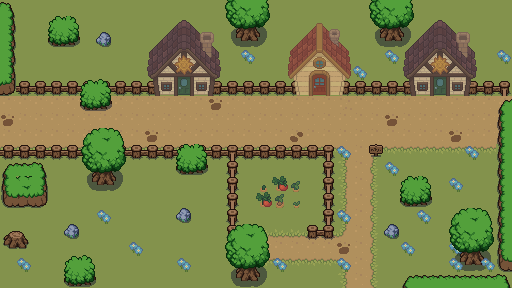

Tiled map render using the project's own tile images. Description and the map definition, with tile-layer contents summarised, below:
An orthogonal 32x18 tile map with 16x16 px tiles, 3 tile layers (ground, bgd_1, fgd_1), 4 tilesets and 53 objects (5x Chicken, 4x Slime, Player, Chest).

<map version="1.10" tiledversion="1.10.1" orientation="orthogonal" renderorder="right-down" width="32" height="18" tilewidth="16" tileheight="16" infinite="0" nextlayerid="6" nextobjectid="57">
 <properties>
  <property name="music" value="audio/fields.ogg" />
 </properties>
 <tileset firstgid="1" name="map" tilewidth="16" tileheight="16" spacing="6" margin="3" tilecount="121" columns="11">
  <image source="map.png" width="242" height="242" />
  <tile id="3">
   <objectgroup draworder="index" id="2">
    <object id="1" x="0" y="10.125" width="16" height="5.875" />
   </objectgroup>
  </tile>
  <tile id="14">
   <objectgroup draworder="index" id="2">
    <object id="1" x="0" y="1" width="16" height="15" />
   </objectgroup>
  </tile>
  <tile id="15">
   <objectgroup draworder="index" id="2">
    <object id="1" x="0" y="0" width="4.375" height="9.375" />
   </objectgroup>
  </tile>
  <tile id="16">
   <objectgroup draworder="index" id="2">
    <object id="1" x="0" y="0" width="13" height="9" />
   </objectgroup>
  </tile>
  <tile id="17">
   <objectgroup draworder="index" id="2">
    <object id="1" x="0" y="7" width="11" height="9" />
   </objectgroup>
  </tile>
  <tile id="22">
   <objectgroup draworder="index" id="2">
    <object id="1" x="0" y="1" width="15" height="15" />
   </objectgroup>
  </tile>
  <tile id="23">
   <objectgroup draworder="index" id="2">
    <object id="1" x="2" y="0" width="13" height="16" />
   </objectgroup>
  </tile>
  <tile id="24">
   <objectgroup draworder="index" id="2">
    <object id="1" x="0" y="2" width="16" height="13" />
   </objectgroup>
  </tile>
  <tile id="26">
   <objectgroup draworder="index" id="2">
    <object id="1" x="0" y="1" width="15" height="15" />
   </objectgroup>
  </tile>
  <tile id="27">
   <objectgroup draworder="index" id="2">
    <object id="1" x="0" y="0" width="15" height="16" />
   </objectgroup>
  </tile>
  <tile id="28">
   <objectgroup draworder="index" id="2">
    <object id="1" x="2" y="1" width="13" height="15" />
   </objectgroup>
  </tile>
  <tile id="29">
   <objectgroup draworder="index" id="2">
    <object id="1" x="2" y="0" width="13" height="16" />
   </objectgroup>
  </tile>
  <tile id="33">
   <objectgroup draworder="index" id="2">
    <object id="1" x="0" y="0" width="15" height="16" />
   </objectgroup>
  </tile>
  <tile id="35">
   <objectgroup draworder="index" id="2">
    <object id="1" x="1" y="0" width="14" height="13" />
   </objectgroup>
  </tile>
  <tile id="37">
   <objectgroup draworder="index" id="2">
    <object id="1" x="0" y="0" width="16" height="16" />
   </objectgroup>
  </tile>
  <tile id="44">
   <objectgroup draworder="index" id="2">
    <object id="1" x="0" y="0" width="16" height="9" />
   </objectgroup>
  </tile>
  <tile id="51">
   <objectgroup draworder="index" id="2">
    <object id="1" x="0" y="0" width="15" height="15" />
   </objectgroup>
  </tile>
  <tile id="55">
   <objectgroup draworder="index" id="2">
    <object id="1" x="0" y="1" width="16" height="15" />
   </objectgroup>
  </tile>
  <tile id="56">
   <objectgroup draworder="index" id="2">
    <object id="1" x="0" y="0" width="16" height="16" />
   </objectgroup>
  </tile>
  <tile id="58">
   <objectgroup draworder="index" id="2">
    <object id="1" x="0" y="0" width="16" height="16" />
   </objectgroup>
  </tile>
  <tile id="59">
   <objectgroup draworder="index" id="2">
    <object id="1" x="2" y="3" width="14" height="13" />
   </objectgroup>
  </tile>
  <tile id="66">
   <objectgroup draworder="index" id="2">
    <object id="1" x="0" y="0" width="16" height="16" />
   </objectgroup>
  </tile>
  <tile id="71">
   <objectgroup draworder="index" id="2">
    <object id="1" x="0" y="0" width="16" height="16" />
   </objectgroup>
  </tile>
  <tile id="72">
   <objectgroup draworder="index" id="2">
    <object id="1" x="11.75" y="0" width="4.25" height="6" />
   </objectgroup>
  </tile>
  <tile id="75">
   <objectgroup draworder="index" id="2">
    <object id="1" x="1" y="0" width="15" height="16" />
   </objectgroup>
  </tile>
  <tile id="76">
   <objectgroup draworder="index" id="2">
    <object id="1" x="0" y="0" width="16" height="16" />
   </objectgroup>
  </tile>
  <tile id="79">
   <objectgroup draworder="index" id="2">
    <object id="1" x="1" y="0" width="15" height="16" />
   </objectgroup>
  </tile>
  <tile id="84">
   <objectgroup draworder="index" id="2">
    <object id="1" x="2" y="0" width="14" height="16" />
   </objectgroup>
  </tile>
  <tile id="85">
   <objectgroup draworder="index" id="2">
    <object id="1" x="0" y="2" width="15" height="14" />
   </objectgroup>
  </tile>
  <tile id="89">
   <objectgroup draworder="index" id="2">
    <object id="1" x="2" y="0" width="14" height="16" />
   </objectgroup>
  </tile>
  <tile id="98">
   <objectgroup draworder="index" id="2">
    <object id="1" x="0" y="0" width="16" height="15" />
   </objectgroup>
  </tile>
  <tile id="102">
   <objectgroup draworder="index" id="2">
    <object id="1" x="2" y="1" width="14" height="15" />
   </objectgroup>
  </tile>
  <tile id="106">
   <objectgroup draworder="index" id="2">
    <object id="1" x="0" y="0" width="16" height="15" />
   </objectgroup>
  </tile>
  <tile id="107">
   <objectgroup draworder="index" id="2">
    <object id="1" x="2" y="1" width="13" height="15" />
   </objectgroup>
  </tile>
  <tile id="113">
   <objectgroup draworder="index" id="2">
    <object id="1" x="0" y="3" width="16" height="13" />
   </objectgroup>
  </tile>
  <tile id="115">
   <objectgroup draworder="index" id="2">
    <object id="1" x="11.5" y="11.625" width="4.5" height="4.375" />
   </objectgroup>
  </tile>
  <tile id="116">
   <objectgroup draworder="index" id="2">
    <object id="1" x="3" y="0" width="13" height="9" />
   </objectgroup>
  </tile>
  <tile id="117">
   <objectgroup draworder="index" id="2">
    <object id="1" x="3" y="7" width="13" height="9" />
   </objectgroup>
  </tile>
  <tile id="118">
   <objectgroup draworder="index" id="2">
    <object id="1" x="0" y="12" width="2.375" height="4" />
   </objectgroup>
  </tile>
  <tile id="119">
   <objectgroup draworder="index" id="2">
    <object id="1" x="2" y="1" width="14" height="15" />
   </objectgroup>
  </tile>
 </tileset>
 <tileset firstgid="122" name="entities" tilewidth="32" tileheight="32" tilecount="4" columns="0">
  <grid orientation="orthogonal" width="1" height="1" />
  <tile id="1">
   <image width="32" height="32" source="player.png" />
  </tile>
  <tile id="2">
   <image width="32" height="32" source="slime.png" />
  </tile>
  <tile id="3">
   <image width="20" height="20" source="chest.png" />
  </tile>
  <tile id="4">
   <image width="16" height="16" source="chicken.png" />
  </tile>
 </tileset>
 <tileset firstgid="127" source="entities.tsx" />
 <tileset firstgid="134" source="map1.tsx" />
 <layer id="1" name="ground" width="32" height="18">
  <data>[576 cells, 576 non-empty, 12 distinct tile ids]</data>
 </layer>
 <layer id="2" name="bgd_1" width="32" height="18">
  <data>[576 cells, 154 non-empty, 36 distinct tile ids]</data>
 </layer>
 <layer id="3" name="fgd_1" width="32" height="18">
  <data>[576 cells, 118 non-empty, 54 distinct tile ids]</data>
 </layer>
 <objectgroup id="4" name="entities">
  <object id="3" name="Slime" gid="124" x="49.3327" y="139.75" width="32" height="32" />
  <object id="6" name="Slime" gid="124" x="130.833" y="196.333" width="32" height="32" />
  <object id="7" name="Slime" gid="124" x="344" y="177.5" width="32" height="32" />
  <object id="9" name="Player" gid="129" x="13.5" y="134.75" width="32" height="32" />
  <object id="26" name="Chest" gid="125" x="241.333" y="177.333" width="16" height="16" />
  <object id="29" name="Slime" gid="124" x="259.167" y="212.667" width="32" height="32" />
  </objectgroup>
 <objectgroup id="5" name="portals">
  <!-- 2 objects omitted --></objectgroup>
</map>
<!-- 7 of 53 objects omitted -->
